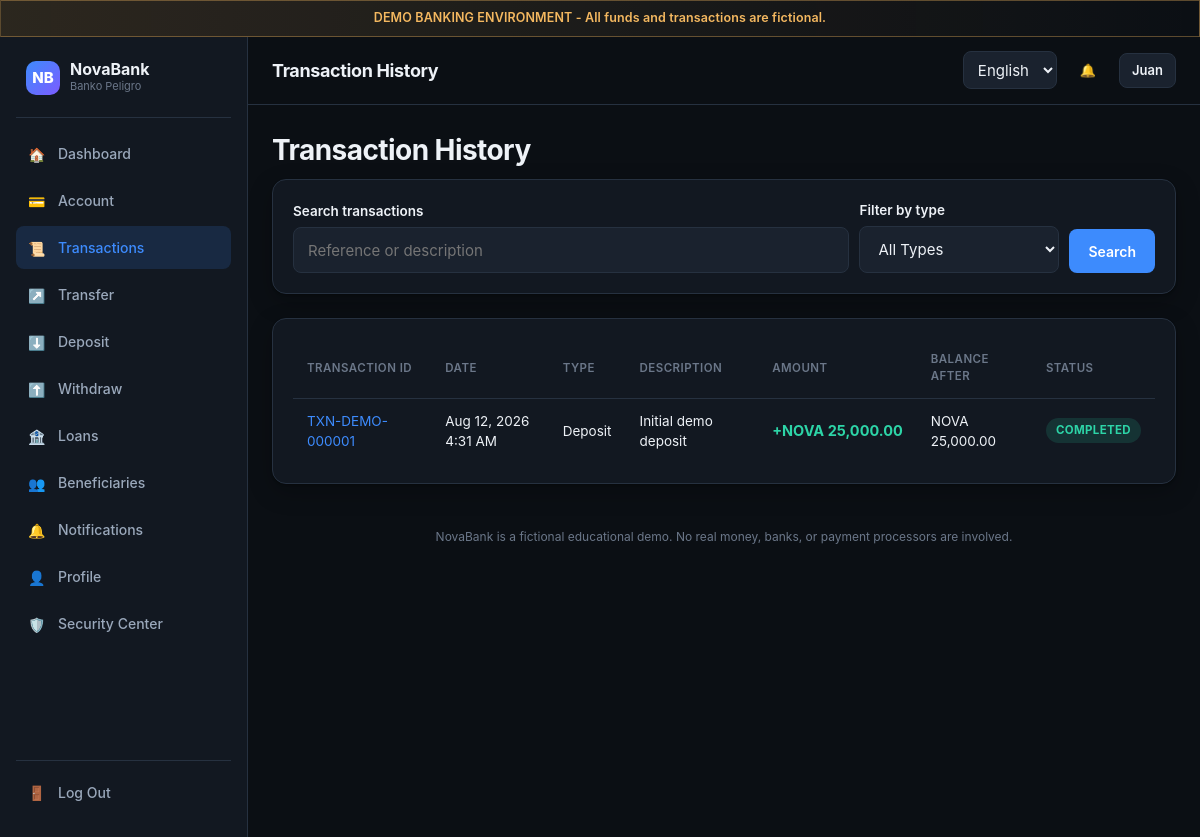
/transactions.php (signed in), run on the app's committed database.
### tables this page shows
CREATE TABLE accounts (
    id INT UNSIGNED AUTO_INCREMENT PRIMARY KEY,
    user_id INT UNSIGNED NOT NULL UNIQUE,
    account_number VARCHAR(20) NOT NULL UNIQUE,
    balance DECIMAL(15,2) NOT NULL DEFAULT 0.00,
    currency VARCHAR(5) NOT NULL DEFAULT 'NOVA',
    status ENUM('active','locked') NOT NULL DEFAULT 'active',
    created_at TIMESTAMP NOT NULL DEFAULT CURRENT_TIMESTAMP,
    FOREIGN KEY (user_id) REFERENCES users(id) ON DELETE CASCADE,
    CONSTRAINT chk_balance_nonnegative CHECK (balance >= 0)
);

CREATE TABLE users (
    id INT UNSIGNED AUTO_INCREMENT PRIMARY KEY,
    role_id TINYINT UNSIGNED NOT NULL DEFAULT 1,
    username VARCHAR(30) NOT NULL UNIQUE,
    email VARCHAR(120) NOT NULL UNIQUE,
    password_hash VARCHAR(255) NOT NULL,
    first_name VARCHAR(60) NOT NULL,
    last_name VARCHAR(60) NOT NULL,
    mobile_number VARCHAR(20) NOT NULL,
    date_of_birth DATE NOT NULL,
    address VARCHAR(255) NOT NULL,
    status ENUM('active','locked','suspended') NOT NULL DEFAULT 'active',
    failed_login_count INT UNSIGNED NOT NULL DEFAULT 0,
    locked_until DATETIME NULL,
    created_at TIMESTAMP NOT NULL DEFAULT CURRENT_TIMESTAMP,
    updated_at TIMESTAMP NOT NULL DEFAULT CURRENT_TIMESTAMP ON UPDATE CURRENT_TIMESTAMP,
    FOREIGN KEY (role_id) REFERENCES roles(id)
);

CREATE TABLE transactions (
    id INT UNSIGNED AUTO_INCREMENT PRIMARY KEY,
    transaction_ref VARCHAR(30) NOT NULL UNIQUE,
    account_id INT UNSIGNED NOT NULL,
    type_id TINYINT UNSIGNED NOT NULL,
    amount DECIMAL(15,2) NOT NULL,
    balance_after DECIMAL(15,2) NOT NULL,
    counterparty_account_id INT UNSIGNED NULL,
    description VARCHAR(255) NULL,
    status ENUM('pending','completed','failed','reversed') NOT NULL DEFAULT 'completed',
    created_at TIMESTAMP NOT NULL DEFAULT CURRENT_TIMESTAMP,
    FOREIGN KEY (account_id) REFERENCES accounts(id),
    FOREIGN KEY (type_id) REFERENCES transaction_types(id),
    FOREIGN KEY (counterparty_account_id) REFERENCES accounts(id),
    INDEX idx_account_created (account_id, created_at)
);

CREATE TABLE transaction_types (
    id TINYINT UNSIGNED AUTO_INCREMENT PRIMARY KEY,
    code VARCHAR(30) NOT NULL UNIQUE
);

### includes/lang.php (called while the page is built, shortened)
<?php
function t(string $key): string {
    return $GLOBALS['__strings'][$key] ?? $key;
}
function current_lang(): string {
    return $GLOBALS['__lang'];
}

### includes/functions.php (called while the page is built, shortened)
<?php
function e(?string $value): string {
    return htmlspecialchars($value ?? '', ENT_QUOTES, 'UTF-8');
}
function format_money(float|string $amount): string {
    return APP_CURRENCY . ' ' . number_format((float)$amount, 2);
}
function format_date(string $datetime, string $format = 'M j, Y g:i A'): string {
    $ts = strtotime($datetime);
    return $ts ? date($format, $ts) : $datetime;
}

### includes/auth.php (called while the page is built, shortened)
<?php
function current_user_id(): ?int {
    return $_SESSION['user_id'] ?? null;
}
function current_user(): ?array {
    static $user = null;
    static $fetched = false;
    if ($fetched) return $user;
    $fetched = true;
    $uid = current_user_id();
    $stmt = db()->prepare('SELECT u.*, a.id AS account_id, a.account_number, a.balance, a.status AS account_status
                            FROM users u JOIN accounts a ON a.user_id = u.id
                            WHERE u.id = ?');
    $stmt->execute([$uid]);
    $user = $stmt->fetch() ?: null;
    return $user;
}

### config/database.php (called while the page is built, shortened)
<?php
function db(): PDO {
    static $pdo = null;
    if ($pdo === null) {
        $dsn = 'mysql:host=' . DB_HOST . ';dbname=' . DB_NAME . ';charset=' . DB_CHARSET;
        try {
            $pdo = new PDO($dsn, DB_USER, DB_PASS, [
                PDO::ATTR_ERRMODE => PDO::ERRMODE_EXCEPTION,
                PDO::ATTR_DEFAULT_FETCH_MODE => PDO::FETCH_ASSOC,
                PDO::ATTR_EMULATE_PREPARES => false,
            ]);
        } catch (PDOException $e) {
            error_log('DB connection failed: ' . $e->getMessage());
            http_response_code(500);
            die('Service temporarily unavailable. Please try again later.');
        }
    }
    return $pdo;
}

### transactions.php (the view, shortened to what this page needs)
<?php
$user = current_user();
$pdo = db();
$perPage = 15;
$page = max(1, (int)($_GET['page'] ?? 1));
$search = trim($_GET['q'] ?? '');
$where = 't.account_id = ?';
$params = [$user['account_id']];
$countStmt = $pdo->prepare("SELECT COUNT(*) AS c FROM transactions t JOIN transaction_types tt ON tt.id = t.type_id WHERE $where");
$countStmt->execute($params);
$total = (int)$countStmt->fetch()['c'];
$totalPages = max(1, (int)ceil($total / $perPage));
$page = min($page, $totalPages);
$offset = ($page - 1) * $perPage;
$sql = "SELECT t.*, tt.code AS type_code FROM transactions t JOIN transaction_types tt ON tt.id = t.type_id
        WHERE $where ORDER BY t.created_at DESC LIMIT $perPage OFFSET $offset";
$stmt = $pdo->prepare($sql);
$stmt->execute($params);
$transactions = $stmt->fetchAll();
$pageTitle = t('transactions_title');
require __DIR__ . '/includes/header.php';
?>
<h1><?= e(t('transactions_title')) ?></h1>
<div class="card mb-24">
    <form method="get" class="flex-gap" style="align-items:flex-end;">
        <div class="form-group" style="flex:1;min-width:200px;margin-bottom:0;">
            <label for="q"><?= e(t('transactions_search')) ?></label>
            <input type="text" id="q" name="q" value="<?= e($search) ?>" placeholder="Reference or description">
        </div>
        <div class="form-group" style="min-width:200px;margin-bottom:0;">
            <label for="type"><?= e(t('transactions_filter_type')) ?></label>
            <select id="type" name="type">
                <option value=""><?= e(t('transactions_all_types')) ?></option>
            </select>
        </div>
        <button type="submit" class="btn btn-primary">Search</button>
    </form>
</div>
<div class="card">
    <?php if (empty($transactions)): ?>
        <div class="empty-state"><?= e(t('transactions_no_results')) ?></div>
    <?php else: ?>
        <div class="table-wrap">
        <table>
            <thead>
            <tr>
                <th><?= e(t('transactions_id')) ?></th>
                <th><?= e(t('transactions_date')) ?></th>
                <th><?= e(t('transactions_type')) ?></th>
                <th><?= e(t('transactions_description')) ?></th>
                <th><?= e(t('transactions_amount')) ?></th>
                <th><?= e(t('transactions_balance_after')) ?></th>
                <th><?= e(t('transactions_status')) ?></th>
            </tr>
            </thead>
            <tbody>
            <?php foreach ($transactions as $t): ?>
                <?php $isCredit = in_array($t['type_code'], ['deposit', 'transfer_in', 'loan_disbursement'], true); ?>
                <tr>
                    <td><a href="<?= APP_BASE_URL ?>/transaction-detail.php?ref=<?= urlencode($t['transaction_ref']) ?>"><?= e($t['transaction_ref']) ?></a></td>
                    <td><?= e(format_date($t['created_at'])) ?></td>
                    <td><?= e(ucwords(str_replace('_', ' ', $t['type_code']))) ?></td>
                    <td><?= e($t['description'] ?? '—') ?></td>
                    <td class="<?= $isCredit ? 'txn-amount in' : 'txn-amount out' ?>"><?= $isCredit ? '+' : '-' ?><?= e(format_money($t['amount'])) ?></td>
                    <td><?= e(format_money($t['balance_after'])) ?></td>
                    <td><span class="badge badge-success"><?= e(t('status_' . $t['status'])) ?></span></td>
                </tr>
            <?php endforeach; ?>
            </tbody>
        </table>
        </div>
    <?php endif; ?>
</div>
<?php require __DIR__ . '/includes/footer.php'; ?>

### includes/header.php (shortened to what this page needs)
<?php
$user = current_user();
?>
<!DOCTYPE html>
<html lang="<?= e(current_lang()) ?>" data-theme="dark">
<head>
<link rel="stylesheet" href="<?= APP_BASE_URL ?>/assets/css/style.css">
</head>
<body>
<div class="demo-banner"><?= e(t('demo_notice')) ?></div>
<div class="app-shell">
    <aside class="sidebar">
        <?php require __DIR__ . '/sidebar.php'; ?>
    </aside>
    <div class="main-area">
        <header class="topbar">
            <div class="topbar-left">
                <h1 style="font-size:18px;margin:0;"><?= e($pageTitle ?? '') ?></h1>
            </div>
            <div class="topbar-right">
                <form method="get" style="margin:0;">
                    <select name="lang" onchange="this.form.submit()" aria-label="Language" style="min-height:38px;padding:6px 10px;">
                        <option value="en" <?= current_lang() === 'en' ? 'selected' : '' ?>>English</option>
                    </select>
                </form>
                <a href="<?= APP_BASE_URL ?>/notifications.php" class="btn btn-ghost btn-sm" aria-label="<?= e(t('nav_notifications')) ?>">🔔</a>
                <?php if ($user): ?>
                <a href="<?= APP_BASE_URL ?>/profile.php" class="btn btn-secondary btn-sm"><?= e($user['first_name']) ?></a>
                <?php endif; ?>
            </div>
        </header>
        <main class="page-content">

### data on the page
accounts: user.first_name "Juan"
transactions: transaction_ref "TXN-DEMO-000001", created_at "Aug 12, 2026 4:31 AM", type.code "Deposit", description "Initial demo deposit", amount "NOVA 25,000.00", balance_after "NOVA 25,000.00", status "COMPLETED"

### other printed values
t('demo_notice') "DEMO BANKING ENVIRONMENT - All funds and transactions are fictional."
t('app_name') "NovaBank"
t('tagline') "Banko Peligro"
$icon "🏠"
t($key) "Dashboard"
$icon "💳"
t($key) "Account"
$icon "📜"
t($key) "Transactions"
$icon "↗️"
t($key) "Transfer"
$icon "⬇️"
t($key) "Deposit"
$icon "⬆️"
t($key) "Withdraw"
